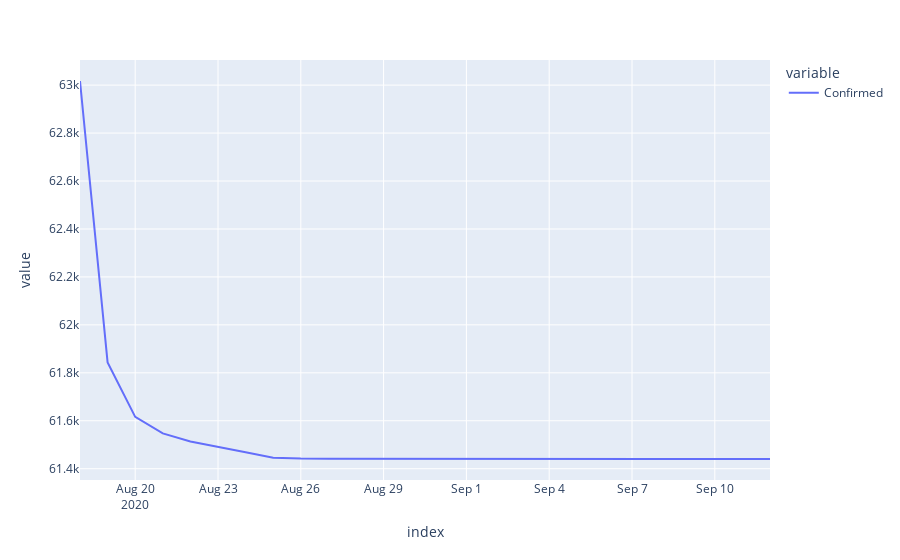

Here is the notebook cell this chart was saved with:
### Code cell
cleaned_dfs['Alabama']['Confirmed'].plot() # state_stds['Alabama']['Confirmed']

### Figure 1 — Plotly figure (JSON) as saved in the notebook; plotly's stock layout.template omitted (floating-point values rounded to 4 significant figures)
{"data": [{"hovertemplate": "variable=Confirmed<br>index=%{x}<br>value=%{y}<extra></extra>", "legendgroup": "Confirmed", "line": {"color": "#636efa", "dash": "solid"}, "mode": "lines", "name": "Confirmed", "orientation": "v", "showlegend": true, "type": "scatter", "x": ["2020-08-18T00:00:00", "2020-08-19T00:00:00", "2020-08-20T00:00:00", "2020-08-21T00:00:00", "2020-08-22T00:00:00", "2020-08-23T00:00:00", "2020-08-24T00:00:00", "2020-08-25T00:00:00", "2020-08-26T00:00:00", "2020-08-27T00:00:00", "2020-08-28T00:00:00", "2020-08-29T00:00:00", "2020-08-30T00:00:00", "2020-08-31T00:00:00", "2020-09-01T00:00:00", "2020-09-02T00:00:00", "2020-09-03T00:00:00", "2020-09-04T00:00:00", "2020-09-05T00:00:00", "2020-09-06T00:00:00", "2020-09-07T00:00:00", "2020-09-08T00:00:00", "2020-09-09T00:00:00", "2020-09-10T00:00:00", "2020-09-11T00:00:00", "2020-09-12T00:00:00"], "xaxis": "x", "y": [63020.0, 61840.0, 61620.0, 61550.0, 61510.0, 61490.0, 61470.0, 61450.0, 61440.0, 61440.0, 61440.0, 61440.0, 61440.0, 61440.0, 61440.0, 61440.0, 61440.0, 61440.0, 61440.0, 61440.0, 61440.0, 61440.0, 61440.0, 61440.0, 61440.0, 61440.0], "yaxis": "y"}], "layout": {"legend": {"title": {"text": "variable"}, "tracegroupgap": 0}, "margin": {"t": 60}, "xaxis": {"anchor": "y", "domain": [0, 1], "title": {"text": "index"}}, "yaxis": {"anchor": "x", "domain": [0, 1], "title": {"text": "value"}}}}
